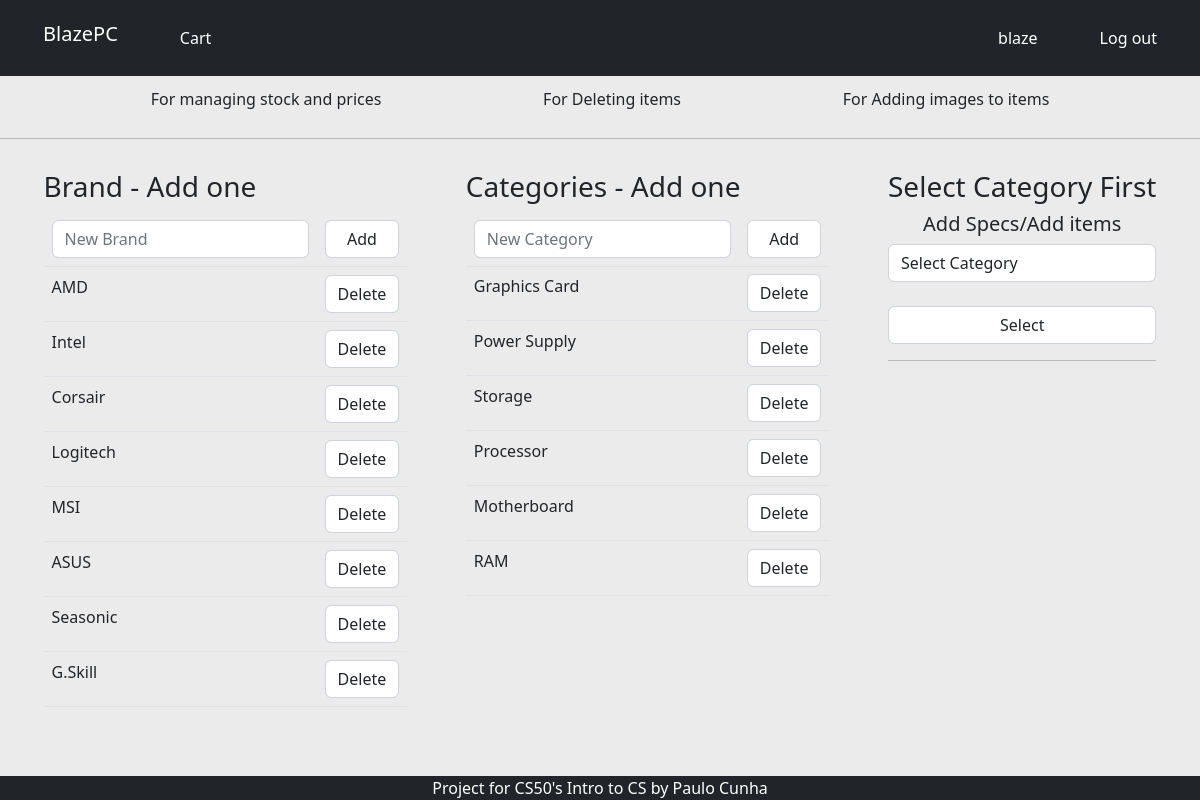
Screenshot of /backoffice (signed in) with the database file from the repository.
### tables this page shows
CREATE TABLE brands
(
    id INTEGER PRIMARY KEY AUTOINCREMENT NOT NULL,
    name text NOT NULL
);

CREATE TABLE categories
(
    id INTEGER PRIMARY KEY AUTOINCREMENT NOT NULL,
    name text NOT NULL
);

### app.py (the view)
@app.route("/backoffice", methods=["GET","POST"])
@officeronly
def backoffice():
    catspecs = []
    if request.args.get("itemcat") and request.args.get("itemcat").isdigit():
        catspecs = db.execute("SELECT * FROM specs WHERE category_id = ?", request.args.get("itemcat"))
        if not catspecs:
            return redirect("/backoffice")
    brands = db.execute("SELECT * FROM brands")
    categories = db.execute("SELECT * FROM categories")
    specs = db.execute("SELECT * FROM specs")
    return render_template("backoffice.html", brands=brands, categories=categories, specs=specs, catspecs=catspecs)

### helpers.py (called while the page is built)
def officeronly(f):
    @wraps(f)
    def decorated_function(*args, **kwargs):
        if session.get("user_id"):
            officers = db.execute("SELECT * FROM officers WHERE user_id = ?", session.get("user_id"))
            if len(officers) != 1:
                return redirect("/")
        else:
            return redirect("/")
        return f(*args, **kwargs)
    return decorated_function

### Templates/backoffice.html (shortened to what this page needs)
{% extends "layout.html" %}
{% block body %}
    <div class="bline">
    <a href="/backoffice/pricestock" class="link btn" style="padding:10px;">For managing stock and prices</a>
    <a href="/backoffice/deleteitems" class="link btn" style="padding:10px;">For Deleting items</a>
    <a href="/backoffice/images" class="link btn" style="padding:10px;">For Adding images to items</a>
    </div>
    <hr>
    <div class="bline">
            <div>
            <h3>Brand - Add one</h3>
            <table class="table">
            <form action="/backoffice/brands" method="post">
                <tr>
                <td><input class="form-control" type="text" name="newbrand" placeholder="New Brand" autocomplete="off" required></td>
                <td><input class="form-control" type="submit" value="Add"></td>
                </tr>
            </form>
                {% for row in brands%}
                <tr>
                    <form action="/backoffice/brands" method="get">
                        <td>{{ row["name"] }}</td>
                        <td><input class="form-control" type="submit" value="Delete"></td>
                    </form>
                </tr>
                {% endfor%}
            </table>
            </div>
            <div>
            <h3>Categories - Add one</h3>
            <table class="table">
            <form action="/backoffice/categories" method="post">
                <tr>
                <td><input class="form-control" type="text" name="newcategory" placeholder="New Category" autocomplete="off" required></td>
                <td><input class="form-control" type="submit" value="Add"></td>
                </tr>
            </form>
                {% for row in categories%}
                <form action="/backoffice/categories" method="get">
                    <tr>
                        <td>{{ row["name"] }}</td>
                        <td><input class="form-control" type="submit" value="Delete"></td>
                    </tr>
                </form>
                {% endfor%}
            </table>
            </div>
            <div>
            <div style="text-align:center;">
                <h3>Select Category First</h3>
                <h5>Add Specs/Add items</h5>
                <form action="/backoffice" method="get" style="text-align:center;">
                <select class="form-control" name="itemcat">
                    <option selected disabled>Select Category</option>
                </select>
                <br>
                <input class="form-control" type="submit" value="Select">
                </form>
            </div>
            <hr>
            </div>
        </div>
{% endblock %}

### Templates/layout.html (shortened to what this page needs)
<!doctype html>
<html>
    <head>
        <link href="https://cdn.jsdelivr.net/npm/bootstrap@5.2.1/dist/css/bootstrap.min.css" rel="stylesheet">
        <link href="/static/css/styles.css" rel="stylesheet">
    </head>
    <body>
        <header>
            <nav class="navbar navbar-dark bg-dark">
                <div class="container-fluid">
                    <div class="d-flex">
                    <h5><a class="nav-link btn" href="/">BlazePC</a></h5>
                    {% if session["user_id"] %}
                    <a class="nav-link btn" href="/cart" style="margin:auto;">Cart</a>
                    </div>
                    <div class="d-flex">
                    <a class="nav-link btn" href="/account">{{ session["username"] }}</a>
                    <a class="nav-link btn" href="/logout">Log out</a>
                    {% endif %}
                    </div>
                </div>
            </nav>
        </header>
        {% block body %}
        {% endblock %}
        <footer class="bg-dark">Project for CS50's Intro to CS by Paulo Cunha</footer>
    </body>
</html>

### Static/styles.css (style rules this page uses)
body { background-color:#ebebeb; margin-bottom:1.5rem; }
footer { position:fixed; bottom:0; width:100%; color:white; text-align:center; }
div.bline { display:flex; justify-content:space-evenly; flex-wrap: wrap; }
.bline > * { padding:15px; }
a.nav-link { color:white; padding:10px; padding-left:30px; padding-right:30px; }

### rows the page displays
brands: name "AMD"
brands: name "Intel"
brands: name "Corsair"
brands: name "Logitech"
brands: name "MSI"
brands: name "ASUS"
brands: name "Seasonic"
brands: name "G.Skill"
categories: name "Graphics Card"
categories: name "Power Supply"
categories: name "Storage"
categories: name "Processor"
categories: name "Motherboard"
categories: name "RAM"

### other values shown
{{ session["username"] }} "blaze"
